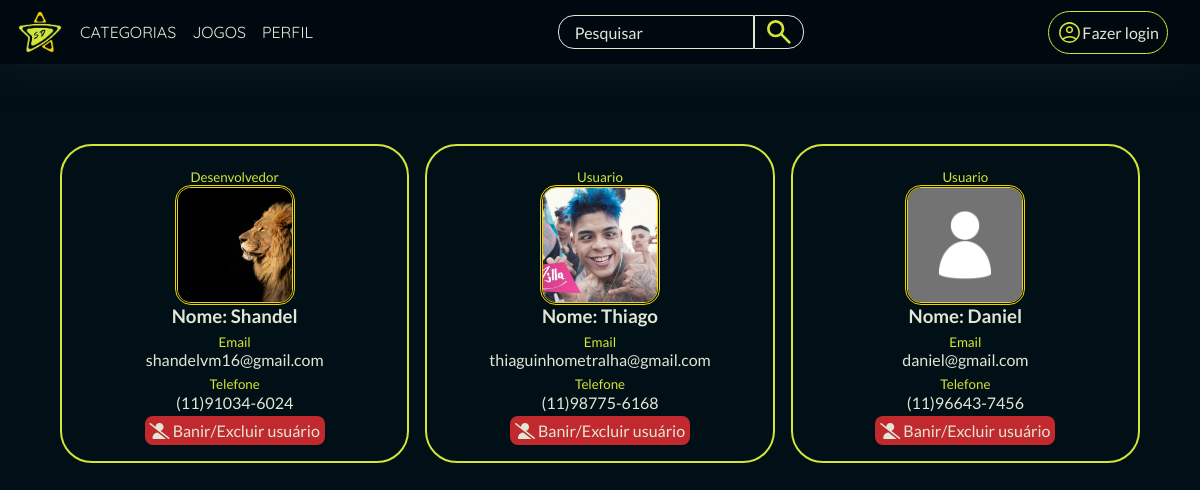
Page /stardustPlay/php/listarUsers.php on the earlier database version.
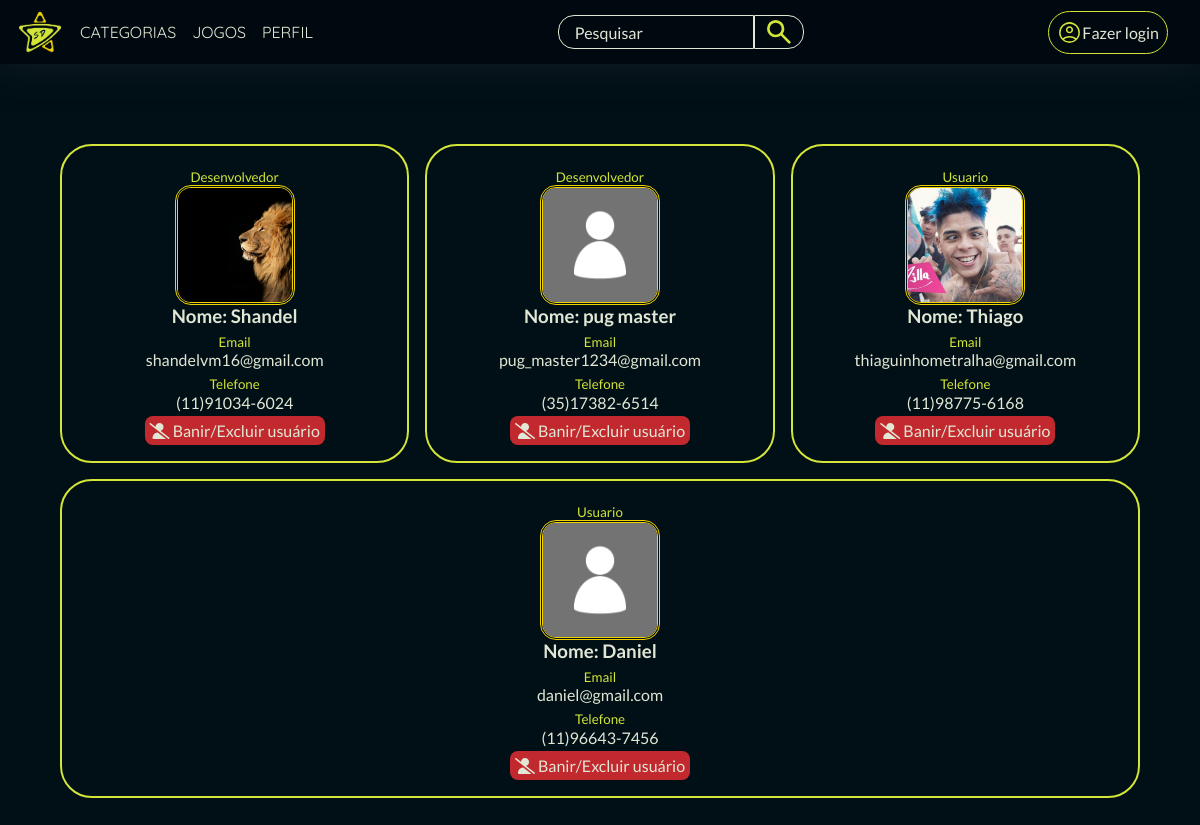
Same page on the later database version.
### tables this page shows
CREATE TABLE IF NOT EXISTS `tbl_usuarios` (
  `id_user` int NOT NULL AUTO_INCREMENT,
  `nome` varchar(50) NOT NULL,
  `email` varchar(100) NOT NULL,
  `telefone` varchar(20) NOT NULL,
  `foto` varchar(250) DEFAULT '../profilePhotos/photoPadrao.png',
  `senha` varchar(150) NOT NULL,
  `ocupacao` varchar(30) DEFAULT NULL,
  `data_conta` datetime DEFAULT CURRENT_TIMESTAMP,
  PRIMARY KEY (`id_user`)
);

### stardustPlay/php/listarUsers.php (the view, shortened to what this page needs)
<?php include('topo.php'); ?>
<link rel="stylesheet" href="../css/listarUser.css">
<body>
    <?php
    include('header.php');
    require('connect.php');
    $usuarios = mysqli_query($conn, "SELECT * FROM `tbl_usuarios`
    ORDER BY ocupacao, id_user;");
    echo "<div class=container_profiles>";
    while ($user = mysqli_fetch_assoc($usuarios)) {
        echo "<div class=card_profile>";
        echo "<p><sub>$user[ocupacao]</sub></p>";
        echo "<img src= $user[foto]>";
        echo "<h3>Nome: $user[nome]</h3>";
        echo "<p><sub>Email</sub></p>";
        echo "<p>$user[email]</p>";
        echo "<p><sub>Telefone</sub></p>";
        echo "<p>$user[telefone]</p>";
        echo "<a href=javascript:excluirUser($user[id_user])><i class='fa-solid fa-user-slash'></i> Banir/Excluir usuário</a>";
        echo "</div>";
    }
    echo "</div>";
    ?>
</body>
</html>

### stardustPlay/php/topo.php (shortened to what this page needs)
<!DOCTYPE html>
<html lang="pt-br">
<head>
    <link rel="stylesheet" href="https://cdnjs.cloudflare.com/ajax/libs/font-awesome/6.0.0-beta3/css/all.min.css">
    <link
        rel="stylesheet"
        href="https://cdn.jsdelivr.net/npm/swiper@11/swiper-bundle.min.css" />
    <link rel="stylesheet" href="../css/root.css">
</head>

### stardustPlay/php/header.php (shortened to what this page needs)
<link rel="stylesheet" href="../css/header.css">
<header>
    <nav class="cabecalho">
        <div class="container">
            <a href="pagInicial.php" class="linkHome">
                <img src="../imgs/logo_light_stardust.png" alt="Logo" class="linkHome_logo container_imgs">
            </a>
            <ul class="opcoes">
                <label for="categoria">
                    <li class="opcoes_item">CATEGORIAS</li>
                </label>
                <li class="opcoes_item"><a href="pagJogos.php">JOGOS</a></li>
                <li class="opcoes_item"><a href="pagPerfil.php">PERFIL</a></li>
            </ul>
        </div>
        <div class="content_pesquisa">
            <input type="search" id="pesquisar" name="pesquisar" placeholder="Pesquisar" class="container_pesquisa" autocomplete="off">
            <img src="../imgs/icon_lupa.svg" alt="pesquisar" onclick="javascript:pesquisar()">
        </div>
        <div class="container">
            <?php
            if (isset($_SESSION['logado']) && $_SESSION['logado'] == true) {
                echo "<p>" . $_SESSION['welcome'] . "</p>";
                echo "<img src=$_SESSION[foto] class='logado_foto container_imgs'>";
                echo "<a href=logout.php><img src=../imgs/icon_logout.svg class='container_imgs'></a>";
            } else {
                echo "<div class=container_login onclick='javascript:linkLogin()'>";
                echo "<img src=../imgs/perfil_icon_dark.svg alt=Login class=container_login_img>";
                echo "<p class=container_login_txt>Fazer login</p>";
                echo "</div>";
            }
            ?>
        </div>
    </nav>
</header>

### stardustPlay/css/root.css (style rules this page uses)
:root { --cor-primaria: #011016; --cor-gradiente-um: linear-gradient(45deg, #01233f 0%, #112430 60%); --cor-gradiente-dois: linear-gradient(45deg, #0b0f16 0%, #141a27 60%); --cor-primaria-hover: #141e25; --cor-primaria-glass: #00090ec2; --cor-secundaria: #d3e538; --cor-secundaria-hover: #c8d836; --cor-secundaria-glass: #d4e538c5; --cor-terciaria: #e2e7d5; --cor-quarta: #c1292e; --cor-quinta: #f1d302; --fonte-titulo: "Righteous", sans-serif; --fonte-nome: "Quicksand", sans-serif; --fonte-texto: "lato", sans-serif; }
* { margin: 0; padding: 0; box-sizing: border-box; }
body { position: relative; z-index: 0; overflow-x: hidden; color: var(--cor-terciaria); font-family: var(--fonte-texto); background: var(--cor-primaria); background-size: cover; background-position: center; background-attachment: fixed; background-repeat: no-repeat; }
a { text-decoration: none; color: var(--cor-terciaria); }

### stardustPlay/css/listarUser.css (style rules this page uses)
.container_profiles { display: flex; flex-wrap: wrap; gap: 1em; padding: 5em 5vw 5vh; }
.card_profile { display: flex; flex-direction: column; flex: 1 1 20em; padding: 1em; align-items: center; border: 2px solid var(--cor-secundaria); border-radius: 2em; }
.card_profile img { height: 15vh; aspect-ratio: 1/1; border: 3px double var(--cor-quinta); border-radius: 1em; object-fit: cover; }
.card_profile sub { color: var(--cor-secundaria); }
.card_profile a { margin-top: 0.3em; padding: 0.3em; background-color: var(--cor-quarta); border-radius: 0.5em; }

### stardustPlay/css/header.css (style rules this page uses)
header { position: sticky; width: 100vw; top: 0; z-index: 3; }
.cabecalho { display: flex; justify-content: space-between; align-items: center; background-color: var(--cor-primaria-glass); backdrop-filter: blur(30px); box-shadow: 0px 0px 40px var(--cor-primaria-hover); color: var(--cor-terciaria); padding: 0 1em; }
.container { display: flex; align-items: center; justify-content: center; gap: 1em; }
.container_imgs { height: 3em; margin: 0.5em 0; }
.linkHome { display: flex; text-decoration: none; color: var(--cor-terciaria); }
.opcoes { display: flex; list-style: none; gap: 1em; font-family: var(--fonte-nome); font-weight: 400; }
.opcoes li { cursor: pointer; }
.content_pesquisa { display: flex; align-items: center; justify-content: center; }
.container_pesquisa { all: unset; height: 2em; min-width: 10em; border: 1px solid var(--cor-terciaria); border-radius: 1em 0em 0em 1em; padding-left: 1em; }
.container_pesquisa::placeholder { color: var(--cor-terciaria); }
.content_pesquisa img { padding: 0 0.5em; height: 100%; border-radius: 0 1em 1em 0; border: 1px solid; cursor: pointer; }
.container>a { display: flex; align-items: center; }
.container_login { display: flex; align-items: center; border: 1px solid var(--cor-secundaria); padding: 0.5em 0.5em; border-radius: 2em; margin-right: 1em; cursor: pointer; }
.container_login_img { height: 25px; }
.container_login_txt { margin: 0; }

Differences in the rows shown:
added tbl_usuarios: ocupacao "Desenvolvedor", foto (picture), nome "pug master", email "pug_master1234@gmail.com", telefone "(35)17382-6514"
